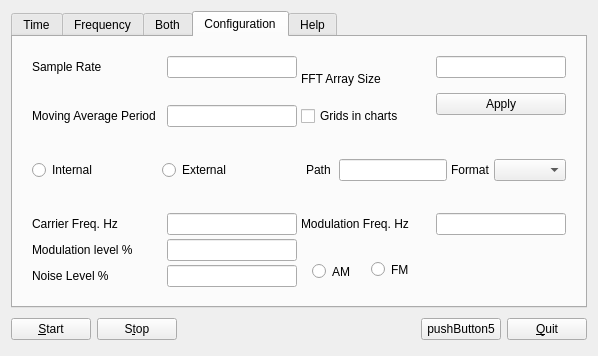
<?xml version="1.0" encoding="UTF-8"?>
<ui version="4.0">
 <class>MainFrame</class>
 <widget class="QWidget" name="MainFrame">
  <property name="geometry">
   <rect>
    <x>0</x>
    <y>0</y>
    <width>598</width>
    <height>356</height>
   </rect>
  </property>
  <property name="windowTitle">
   <string>FFTExplorer</string>
  </property>
  <layout class="QGridLayout">
   <item row="1" column="0">
    <layout class="QHBoxLayout">
     <item>
      <widget class="QPushButton" name="StartButton">
       <property name="toolTip">
        <string>Begin FFT conversion process</string>
       </property>
       <property name="text">
        <string>&amp;Start</string>
       </property>
       <property name="shortcut">
        <string>Alt+S</string>
       </property>
      </widget>
     </item>
     <item>
      <widget class="QPushButton" name="StopButton">
       <property name="toolTip">
        <string>Stop conversion process, freeze the display</string>
       </property>
       <property name="text">
        <string>S&amp;top</string>
       </property>
       <property name="shortcut">
        <string>Alt+T</string>
       </property>
      </widget>
     </item>
     <item>
      <spacer name="spacer1">
       <property name="orientation">
        <enum>Qt::Horizontal</enum>
       </property>
       <property name="sizeType">
        <enum>QSizePolicy::Expanding</enum>
       </property>
       <property name="sizeHint" stdset="0">
        <size>
         <width>60</width>
         <height>31</height>
        </size>
       </property>
      </spacer>
     </item>
     <item>
      <widget class="QPushButton" name="dummyButton">
       <property name="text">
        <string>pushButton5</string>
       </property>
       <property name="shortcut">
        <string/>
       </property>
      </widget>
     </item>
     <item>
      <widget class="QPushButton" name="QuitButton">
       <property name="toolTip">
        <string>Exit FFTExplorer</string>
       </property>
       <property name="text">
        <string>&amp;Quit</string>
       </property>
       <property name="shortcut">
        <string>Alt+Q</string>
       </property>
      </widget>
     </item>
    </layout>
   </item>
   <item row="0" column="0">
    <widget class="QTabWidget" name="TabPane">
     <property name="toolTip">
      <string/>
     </property>
     <property name="tabShape">
      <enum>QTabWidget::Rounded</enum>
     </property>
     <property name="currentIndex">
      <number>3</number>
     </property>
     <widget class="QWidget" name="timePage">
      <attribute name="title">
       <string>Time</string>
      </attribute>
     </widget>
     <widget class="QWidget" name="frequencyPage">
      <attribute name="title">
       <string>Frequency</string>
      </attribute>
     </widget>
     <widget class="QWidget" name="bothPage">
      <attribute name="title">
       <string>Both</string>
      </attribute>
     </widget>
     <widget class="QWidget" name="configurationPage">
      <attribute name="title">
       <string>Configuration</string>
      </attribute>
      <layout class="QGridLayout">
       <item row="0" column="0">
        <widget class="Q3GroupBox" name="groupBox17" native="true">
         <property name="title" stdset="0">
          <string>Configuration</string>
         </property>
         <layout class="QGridLayout">
          <property name="margin">
           <number>4</number>
          </property>
          <property name="spacing">
           <number>0</number>
          </property>
          <item row="0" column="0">
           <widget class="Q3GroupBox" name="groupBox2" native="true">
            <property name="title" stdset="0">
             <string>General</string>
            </property>
            <layout class="QGridLayout">
             <property name="margin">
              <number>4</number>
             </property>
             <property name="spacing">
              <number>4</number>
             </property>
             <item row="0" column="0">
              <widget class="QLabel" name="textLabel9">
               <property name="text">
                <string>Sample Rate</string>
               </property>
               <property name="wordWrap">
                <bool>false</bool>
               </property>
              </widget>
             </item>
             <item row="0" column="1">
              <widget class="QLineEdit" name="sampleRateText">
               <property name="sizePolicy">
                <sizepolicy hsizetype="Minimum" vsizetype="Fixed">
                 <horstretch>0</horstretch>
                 <verstretch>0</verstretch>
                </sizepolicy>
               </property>
               <property name="minimumSize">
                <size>
                 <width>0</width>
                 <height>0</height>
                </size>
               </property>
               <property name="toolTip">
                <string>Set the sample rate in samples per second</string>
               </property>
              </widget>
             </item>
             <item row="0" column="3">
              <widget class="QLineEdit" name="arraySizeEdit">
               <property name="sizePolicy">
                <sizepolicy hsizetype="Minimum" vsizetype="Fixed">
                 <horstretch>0</horstretch>
                 <verstretch>0</verstretch>
                </sizepolicy>
               </property>
               <property name="toolTip">
                <string>Set the FFT conversion array size</string>
               </property>
              </widget>
             </item>
             <item row="0" column="2" rowspan="2">
              <widget class="QLabel" name="textLabel10">
               <property name="text">
                <string>FFT Array Size</string>
               </property>
               <property name="wordWrap">
                <bool>false</bool>
               </property>
              </widget>
             </item>
             <item row="1" column="3" rowspan="2">
              <widget class="QPushButton" name="applyButton">
               <property name="toolTip">
                <string>If this button is enabled, click it to accept your changes</string>
               </property>
               <property name="text">
                <string>Apply</string>
               </property>
              </widget>
             </item>
             <item row="2" column="0">
              <widget class="QLabel" name="textLabel1_3">
               <property name="text">
                <string>Moving Average Period</string>
               </property>
               <property name="wordWrap">
                <bool>false</bool>
               </property>
              </widget>
             </item>
             <item row="2" column="1">
              <widget class="QLineEdit" name="movingAverageEdit">
               <property name="sizePolicy">
                <sizepolicy hsizetype="Minimum" vsizetype="Fixed">
                 <horstretch>0</horstretch>
                 <verstretch>0</verstretch>
                </sizepolicy>
               </property>
               <property name="toolTip">
                <string>Set the window size for moving averages</string>
               </property>
              </widget>
             </item>
             <item row="2" column="2">
              <widget class="QCheckBox" name="gridCheckBox">
               <property name="toolTip">
                <string>Include calibration grids in displays</string>
               </property>
               <property name="text">
                <string>Grids in charts</string>
               </property>
              </widget>
             </item>
            </layout>
           </widget>
          </item>
          <item row="1" column="0">
           <layout class="QHBoxLayout">
            <item>
             <widget class="Q3ButtonGroup" name="sourceButtonGroup" native="true">
              <property name="title" stdset="0">
               <string>Source</string>
              </property>
              <property name="exclusive" stdset="0">
               <bool>true</bool>
              </property>
              <property name="radioButtonExclusive" stdset="0">
               <bool>true</bool>
              </property>
              <layout class="QHBoxLayout">
               <property name="spacing">
                <number>0</number>
               </property>
               <property name="margin">
                <number>4</number>
               </property>
               <item>
                <widget class="QRadioButton" name="internalRadioButton">
                 <property name="toolTip">
                  <string>Select the internal data source</string>
                 </property>
                 <property name="text">
                  <string>Internal</string>
                 </property>
                </widget>
               </item>
               <item>
                <widget class="QRadioButton" name="externalRadioButton">
                 <property name="toolTip">
                  <string>Select an external data source</string>
                 </property>
                 <property name="text">
                  <string>External</string>
                 </property>
                </widget>
               </item>
              </layout>
             </widget>
            </item>
            <item>
             <widget class="Q3GroupBox" name="externalSourceBox" native="true">
              <property name="title" stdset="0">
               <string>External Source</string>
              </property>
              <layout class="QHBoxLayout">
               <property name="spacing">
                <number>4</number>
               </property>
               <property name="margin">
                <number>4</number>
               </property>
               <item>
                <widget class="QLabel" name="textLabel11">
                 <property name="text">
                  <string>Path</string>
                 </property>
                 <property name="wordWrap">
                  <bool>false</bool>
                 </property>
                </widget>
               </item>
               <item>
                <widget class="QLineEdit" name="dataSourceText">
                 <property name="sizePolicy">
                  <sizepolicy hsizetype="Minimum" vsizetype="Fixed">
                   <horstretch>0</horstretch>
                   <verstretch>0</verstretch>
                  </sizepolicy>
                 </property>
                 <property name="toolTip">
                  <string>Specify a path to an external data source</string>
                 </property>
                </widget>
               </item>
               <item>
                <widget class="QLabel" name="textLabel1">
                 <property name="text">
                  <string>Format</string>
                 </property>
                 <property name="wordWrap">
                  <bool>false</bool>
                 </property>
                </widget>
               </item>
               <item>
                <widget class="QComboBox" name="dataFormatComboBox">
                 <property name="toolTip">
                  <string>Select the format for external data</string>
                 </property>
                </widget>
               </item>
              </layout>
             </widget>
            </item>
           </layout>
          </item>
          <item row="2" column="0">
           <widget class="Q3GroupBox" name="internalSourceBox" native="true">
            <property name="title" stdset="0">
             <string>Internal Source</string>
            </property>
            <layout class="QGridLayout">
             <property name="margin">
              <number>4</number>
             </property>
             <property name="spacing">
              <number>4</number>
             </property>
             <item row="1" column="0">
              <widget class="QLabel" name="textLabel3">
               <property name="text">
                <string>Modulation level %</string>
               </property>
               <property name="wordWrap">
                <bool>false</bool>
               </property>
              </widget>
             </item>
             <item row="0" column="0">
              <widget class="QLabel" name="textLabel1_2">
               <property name="text">
                <string>Carrier Freq. Hz</string>
               </property>
               <property name="wordWrap">
                <bool>false</bool>
               </property>
              </widget>
             </item>
             <item row="2" column="0">
              <widget class="QLabel" name="textLabel4">
               <property name="text">
                <string>Noise Level %</string>
               </property>
               <property name="wordWrap">
                <bool>false</bool>
               </property>
              </widget>
             </item>
             <item row="0" column="1">
              <widget class="QLineEdit" name="carrierFrequencyEdit">
               <property name="sizePolicy">
                <sizepolicy hsizetype="Minimum" vsizetype="Fixed">
                 <horstretch>0</horstretch>
                 <verstretch>0</verstretch>
                </sizepolicy>
               </property>
               <property name="toolTip">
                <string>Enter the desired internal signal frequency</string>
               </property>
              </widget>
             </item>
             <item row="1" column="1">
              <widget class="QLineEdit" name="modLevelEdit">
               <property name="sizePolicy">
                <sizepolicy hsizetype="Minimum" vsizetype="Fixed">
                 <horstretch>0</horstretch>
                 <verstretch>0</verstretch>
                </sizepolicy>
               </property>
               <property name="toolTip">
                <string>Enter the desired carrier modulation level</string>
               </property>
              </widget>
             </item>
             <item row="2" column="1">
              <widget class="QLineEdit" name="noiseLevelEdit">
               <property name="sizePolicy">
                <sizepolicy hsizetype="Minimum" vsizetype="Fixed">
                 <horstretch>0</horstretch>
                 <verstretch>0</verstretch>
                </sizepolicy>
               </property>
               <property name="toolTip">
                <string>Enter a noise level, which is added to the internal signal</string>
               </property>
              </widget>
             </item>
             <item row="0" column="2">
              <widget class="QLabel" name="textLabel2">
               <property name="text">
                <string>Modulation Freq. Hz</string>
               </property>
               <property name="wordWrap">
                <bool>false</bool>
               </property>
              </widget>
             </item>
             <item row="1" column="2" rowspan="2" colspan="2">
              <widget class="Q3ButtonGroup" name="modTypeButtonGroup" native="true">
               <property name="margin" stdset="0">
                <number>0</number>
               </property>
               <property name="title" stdset="0">
                <string>Modulation Type</string>
               </property>
               <property name="exclusive" stdset="0">
                <bool>true</bool>
               </property>
               <widget class="QRadioButton" name="amButton">
                <property name="geometry">
                 <rect>
                  <x>11</x>
                  <y>22</y>
                  <width>50</width>
                  <height>21</height>
                 </rect>
                </property>
                <property name="toolTip">
                 <string>Choose amplitude modulation</string>
                </property>
                <property name="text">
                 <string>AM</string>
                </property>
               </widget>
               <widget class="QRadioButton" name="fmButton">
                <property name="geometry">
                 <rect>
                  <x>70</x>
                  <y>20</y>
                  <width>60</width>
                  <height>21</height>
                 </rect>
                </property>
                <property name="toolTip">
                 <string>Choose frequency modulation</string>
                </property>
                <property name="text">
                 <string>FM</string>
                </property>
               </widget>
              </widget>
             </item>
             <item row="0" column="3">
              <widget class="QLineEdit" name="modulationFrequencyEdit">
               <property name="sizePolicy">
                <sizepolicy hsizetype="Minimum" vsizetype="Fixed">
                 <horstretch>0</horstretch>
                 <verstretch>0</verstretch>
                </sizepolicy>
               </property>
               <property name="toolTip">
                <string>Enter a frequency by which the carrier signal is modulated</string>
               </property>
              </widget>
             </item>
            </layout>
           </widget>
          </item>
         </layout>
        </widget>
       </item>
      </layout>
     </widget>
     <widget class="QWidget" name="helpPage">
      <attribute name="title">
       <string>Help</string>
      </attribute>
     </widget>
    </widget>
   </item>
  </layout>
 </widget>
 <layoutdefault spacing="6" margin="11"/>
 <pixmapfunction>qPixmapFromMimeSource</pixmapfunction>
 <customwidgets>
  <customwidget>
   <class>Q3GroupBox</class>
   <extends>QWidget</extends>
   <header>q3groupbox.h</header>
  </customwidget>
  <customwidget>
   <class>Q3ButtonGroup</class>
   <extends>QWidget</extends>
   <header>q3buttongroup.h</header>
  </customwidget>
 </customwidgets>
 <resources/>
 <connections>
  <connection>
   <sender>StartButton</sender>
   <signal>clicked()</signal>
   <receiver>MainFrame</receiver>
   <slot>StartDisplay()</slot>
   <hints>
    <hint type="sourcelabel">
     <x>20</x>
     <y>20</y>
    </hint>
    <hint type="destinationlabel">
     <x>20</x>
     <y>20</y>
    </hint>
   </hints>
  </connection>
  <connection>
   <sender>StopButton</sender>
   <signal>clicked()</signal>
   <receiver>MainFrame</receiver>
   <slot>StopDisplay()</slot>
   <hints>
    <hint type="sourcelabel">
     <x>20</x>
     <y>20</y>
    </hint>
    <hint type="destinationlabel">
     <x>20</x>
     <y>20</y>
    </hint>
   </hints>
  </connection>
  <connection>
   <sender>QuitButton</sender>
   <signal>clicked()</signal>
   <receiver>MainFrame</receiver>
   <slot>close()</slot>
   <hints>
    <hint type="sourcelabel">
     <x>20</x>
     <y>20</y>
    </hint>
    <hint type="destinationlabel">
     <x>20</x>
     <y>20</y>
    </hint>
   </hints>
  </connection>
  <connection>
   <sender>gridCheckBox</sender>
   <signal>clicked()</signal>
   <receiver>MainFrame</receiver>
   <slot>applyPressed()</slot>
   <hints>
    <hint type="sourcelabel">
     <x>20</x>
     <y>20</y>
    </hint>
    <hint type="destinationlabel">
     <x>20</x>
     <y>20</y>
    </hint>
   </hints>
  </connection>
  <connection>
   <sender>dataFormatComboBox</sender>
   <signal>activated(int)</signal>
   <receiver>MainFrame</receiver>
   <slot>applyPressed()</slot>
   <hints>
    <hint type="sourcelabel">
     <x>20</x>
     <y>20</y>
    </hint>
    <hint type="destinationlabel">
     <x>20</x>
     <y>20</y>
    </hint>
   </hints>
  </connection>
  <connection>
   <sender>sampleRateText</sender>
   <signal>textChanged(QString)</signal>
   <receiver>MainFrame</receiver>
   <slot>enableApply()</slot>
   <hints>
    <hint type="sourcelabel">
     <x>20</x>
     <y>20</y>
    </hint>
    <hint type="destinationlabel">
     <x>20</x>
     <y>20</y>
    </hint>
   </hints>
  </connection>
  <connection>
   <sender>arraySizeEdit</sender>
   <signal>textChanged(QString)</signal>
   <receiver>MainFrame</receiver>
   <slot>enableApply()</slot>
   <hints>
    <hint type="sourcelabel">
     <x>20</x>
     <y>20</y>
    </hint>
    <hint type="destinationlabel">
     <x>20</x>
     <y>20</y>
    </hint>
   </hints>
  </connection>
  <connection>
   <sender>dataSourceText</sender>
   <signal>textChanged(QString)</signal>
   <receiver>MainFrame</receiver>
   <slot>enableApply()</slot>
   <hints>
    <hint type="sourcelabel">
     <x>20</x>
     <y>20</y>
    </hint>
    <hint type="destinationlabel">
     <x>20</x>
     <y>20</y>
    </hint>
   </hints>
  </connection>
  <connection>
   <sender>applyButton</sender>
   <signal>clicked()</signal>
   <receiver>MainFrame</receiver>
   <slot>applyPressed()</slot>
   <hints>
    <hint type="sourcelabel">
     <x>20</x>
     <y>20</y>
    </hint>
    <hint type="destinationlabel">
     <x>20</x>
     <y>20</y>
    </hint>
   </hints>
  </connection>
  <connection>
   <sender>internalRadioButton</sender>
   <signal>clicked()</signal>
   <receiver>MainFrame</receiver>
   <slot>applyPressed()</slot>
   <hints>
    <hint type="sourcelabel">
     <x>20</x>
     <y>20</y>
    </hint>
    <hint type="destinationlabel">
     <x>20</x>
     <y>20</y>
    </hint>
   </hints>
  </connection>
  <connection>
   <sender>externalRadioButton</sender>
   <signal>clicked()</signal>
   <receiver>MainFrame</receiver>
   <slot>applyPressed()</slot>
   <hints>
    <hint type="sourcelabel">
     <x>20</x>
     <y>20</y>
    </hint>
    <hint type="destinationlabel">
     <x>20</x>
     <y>20</y>
    </hint>
   </hints>
  </connection>
  <connection>
   <sender>carrierFrequencyEdit</sender>
   <signal>textChanged(QString)</signal>
   <receiver>MainFrame</receiver>
   <slot>enableApply()</slot>
   <hints>
    <hint type="sourcelabel">
     <x>20</x>
     <y>20</y>
    </hint>
    <hint type="destinationlabel">
     <x>20</x>
     <y>20</y>
    </hint>
   </hints>
  </connection>
  <connection>
   <sender>modLevelEdit</sender>
   <signal>textChanged(QString)</signal>
   <receiver>MainFrame</receiver>
   <slot>enableApply()</slot>
   <hints>
    <hint type="sourcelabel">
     <x>20</x>
     <y>20</y>
    </hint>
    <hint type="destinationlabel">
     <x>20</x>
     <y>20</y>
    </hint>
   </hints>
  </connection>
  <connection>
   <sender>noiseLevelEdit</sender>
   <signal>textChanged(QString)</signal>
   <receiver>MainFrame</receiver>
   <slot>enableApply()</slot>
   <hints>
    <hint type="sourcelabel">
     <x>20</x>
     <y>20</y>
    </hint>
    <hint type="destinationlabel">
     <x>20</x>
     <y>20</y>
    </hint>
   </hints>
  </connection>
  <connection>
   <sender>modulationFrequencyEdit</sender>
   <signal>textChanged(QString)</signal>
   <receiver>MainFrame</receiver>
   <slot>enableApply()</slot>
   <hints>
    <hint type="sourcelabel">
     <x>20</x>
     <y>20</y>
    </hint>
    <hint type="destinationlabel">
     <x>20</x>
     <y>20</y>
    </hint>
   </hints>
  </connection>
  <connection>
   <sender>amButton</sender>
   <signal>clicked()</signal>
   <receiver>MainFrame</receiver>
   <slot>applyPressed()</slot>
   <hints>
    <hint type="sourcelabel">
     <x>20</x>
     <y>20</y>
    </hint>
    <hint type="destinationlabel">
     <x>20</x>
     <y>20</y>
    </hint>
   </hints>
  </connection>
  <connection>
   <sender>fmButton</sender>
   <signal>clicked()</signal>
   <receiver>MainFrame</receiver>
   <slot>applyPressed()</slot>
   <hints>
    <hint type="sourcelabel">
     <x>20</x>
     <y>20</y>
    </hint>
    <hint type="destinationlabel">
     <x>20</x>
     <y>20</y>
    </hint>
   </hints>
  </connection>
  <connection>
   <sender>carrierFrequencyEdit</sender>
   <signal>returnPressed()</signal>
   <receiver>MainFrame</receiver>
   <slot>applyPressed()</slot>
   <hints>
    <hint type="sourcelabel">
     <x>20</x>
     <y>20</y>
    </hint>
    <hint type="destinationlabel">
     <x>20</x>
     <y>20</y>
    </hint>
   </hints>
  </connection>
  <connection>
   <sender>modLevelEdit</sender>
   <signal>returnPressed()</signal>
   <receiver>MainFrame</receiver>
   <slot>applyPressed()</slot>
   <hints>
    <hint type="sourcelabel">
     <x>20</x>
     <y>20</y>
    </hint>
    <hint type="destinationlabel">
     <x>20</x>
     <y>20</y>
    </hint>
   </hints>
  </connection>
  <connection>
   <sender>noiseLevelEdit</sender>
   <signal>returnPressed()</signal>
   <receiver>MainFrame</receiver>
   <slot>applyPressed()</slot>
   <hints>
    <hint type="sourcelabel">
     <x>20</x>
     <y>20</y>
    </hint>
    <hint type="destinationlabel">
     <x>20</x>
     <y>20</y>
    </hint>
   </hints>
  </connection>
  <connection>
   <sender>modulationFrequencyEdit</sender>
   <signal>returnPressed()</signal>
   <receiver>MainFrame</receiver>
   <slot>applyPressed()</slot>
   <hints>
    <hint type="sourcelabel">
     <x>20</x>
     <y>20</y>
    </hint>
    <hint type="destinationlabel">
     <x>20</x>
     <y>20</y>
    </hint>
   </hints>
  </connection>
  <connection>
   <sender>sampleRateText</sender>
   <signal>returnPressed()</signal>
   <receiver>MainFrame</receiver>
   <slot>applyPressed()</slot>
   <hints>
    <hint type="sourcelabel">
     <x>20</x>
     <y>20</y>
    </hint>
    <hint type="destinationlabel">
     <x>20</x>
     <y>20</y>
    </hint>
   </hints>
  </connection>
  <connection>
   <sender>arraySizeEdit</sender>
   <signal>returnPressed()</signal>
   <receiver>MainFrame</receiver>
   <slot>applyPressed()</slot>
   <hints>
    <hint type="sourcelabel">
     <x>20</x>
     <y>20</y>
    </hint>
    <hint type="destinationlabel">
     <x>20</x>
     <y>20</y>
    </hint>
   </hints>
  </connection>
  <connection>
   <sender>dataSourceText</sender>
   <signal>returnPressed()</signal>
   <receiver>MainFrame</receiver>
   <slot>applyPressed()</slot>
   <hints>
    <hint type="sourcelabel">
     <x>20</x>
     <y>20</y>
    </hint>
    <hint type="destinationlabel">
     <x>20</x>
     <y>20</y>
    </hint>
   </hints>
  </connection>
  <connection>
   <sender>movingAverageEdit</sender>
   <signal>textChanged(QString)</signal>
   <receiver>MainFrame</receiver>
   <slot>enableApply()</slot>
   <hints>
    <hint type="sourcelabel">
     <x>20</x>
     <y>20</y>
    </hint>
    <hint type="destinationlabel">
     <x>20</x>
     <y>20</y>
    </hint>
   </hints>
  </connection>
  <connection>
   <sender>movingAverageEdit</sender>
   <signal>returnPressed()</signal>
   <receiver>MainFrame</receiver>
   <slot>applyPressed()</slot>
   <hints>
    <hint type="sourcelabel">
     <x>20</x>
     <y>20</y>
    </hint>
    <hint type="destinationlabel">
     <x>20</x>
     <y>20</y>
    </hint>
   </hints>
  </connection>
 </connections>
</ui>
